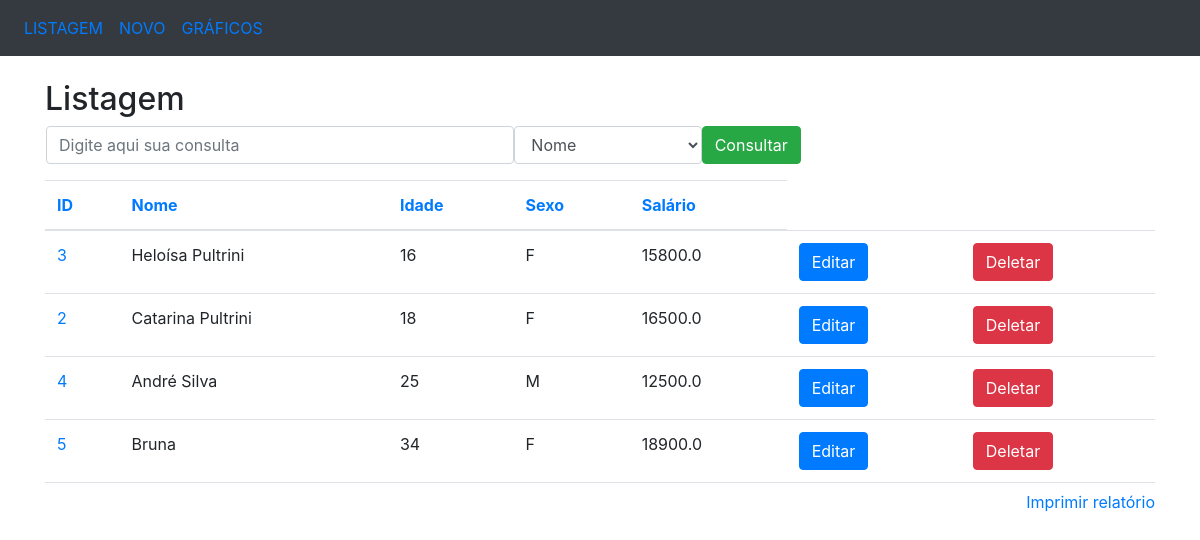
/ordenacao/idade/id, run on the app's committed database.
### app/models/tables.py (models this page shows, shortened)
class Pessoa(db.Model):
    __tablename__ = 'pessoas'
    id = db.Column(db.Integer, primary_key=True)
    nome = db.Column(db.String(50), nullable=False)
    idade = db.Column(db.Integer)
    sexo = db.Column(db.String(1))
    salario = db.Column(db.Float)

### app/controllers/default.py (the view)
@app.route('/ordenacao/<campo>/<ordem_anterior>')
def ordenacao(campo='id', ordem_anterior=''):
    if campo == 'id':
        if ordem_anterior == campo:
            pessoas = Pessoa.query.order_by(Pessoa.id.desc()).all()
        else:
            pessoas = Pessoa.query.order_by(Pessoa.id).all()
    elif campo == 'nome':
        if ordem_anterior == campo:
            pessoas = Pessoa.query.order_by(Pessoa.nome.desc()).all()
        else:
            pessoas = Pessoa.query.order_by(Pessoa.nome).all()
    elif campo == 'idade':
        if ordem_anterior == campo:
            pessoas = Pessoa.query.order_by(Pessoa.idade.desc()).all()
        else:
            pessoas = Pessoa.query.order_by(Pessoa.idade).all()
    elif campo == 'sexo':
        if ordem_anterior == campo:
            pessoas = Pessoa.query.order_by(Pessoa.sexo.desc()).all()
        else:
            pessoas = Pessoa.query.order_by(Pessoa.sexo).all()
    elif campo == 'salario':
        if ordem_anterior == campo:
            pessoas = Pessoa.query.order_by(Pessoa.salario.desc()).all()
        else:
            pessoas = Pessoa.query.order_by(Pessoa.salario).all()
    else:
        pessoas = Pessoa.query.order_by(Pessoa.id).all()
    return render_template('listagem.html', pessoas=pessoas, ordem=campo)

### app/templates/listagem.html (shortened to what this page needs)
<!DOCTYPE html>
<html>
    <head>
        <link rel="stylesheet" href="https://maxcdn.bootstrapcdn.com/bootstrap/4.3.1/css/bootstrap.min.css">
    </head>
    <body>
        <nav class="navbar navbar-expand-sm bg-dark">
            <ul class="navbar-nav">
                <li class="nav-item">
                    <a class="nav-link" href="/listagem">LISTAGEM</a>
                </li>
                <li class="nav-item">
                    <a class="nav-link" href="/insercao">NOVO</a>
                </li>
                <li class="nav-item">
                    <a class="nav-link" href="/graficos">GRÁFICOS</a>
                </li>
            </ul>
        </nav>
        <br />
        <div class="container">
            <h2>Listagem</h2>
            <form action="/consulta" method="POST" name="frm_consulta" class="ml-3">
                <div class="form-group">
                    <div class="row">
                        <input type="text" class="form-control col-md-5" name="consulta" placeholder="Digite aqui sua consulta"/>
                        <select class="form-control col-md-2" name="campo">
                            <option value="nome">Nome</option>
                        </select>
                        <button type="submit" class="btn btn-success">Consultar</button>
                    </div>
                </div>
            </form>
            <div style="overflow: scroll; height: 310px; width: 100%;" align="center">
                <table class="table">
                    <thead>
                        <tr>
                            <th>
                                <a href="/ordenacao/id/{{ordem}}">ID</a>
                            </th>
                            <th>
                                <a href="/ordenacao/nome/{{ordem}}">Nome</a>
                            </th>
                            <th>
                                <a href="/ordenacao/idade/{{ordem}}">Idade</a>
                            </th>
                            <th>
                                <a href="/ordenacao/sexo/{{ordem}}">Sexo</a>
                            </th>
                            <th>
                                <a href="/ordenacao/salario/{{ordem}}">Salário</a>
                            </th>
                        </tr>
                    </thead>
                    <tbody>
                        {% for pessoa in pessoas %}
                        <tr>
                            <td nowrap="true">
                                <a href="/selecao/{{pessoa.id}}">{{pessoa.id}}</a>
                            </td>
                            <td nowrap="true">
                                {{pessoa.nome}}
                            </td>
                            <td nowrap="true">
                                {{pessoa.idade}}
                            </td>
                            <td nowrap="true">
                                {{pessoa.sexo}}
                            </td>
                            <td nowrap="true">
                                {{pessoa.salario}}
                            </td>
                            <td>
                                <a href="/edicao/{{pessoa.id}}" class="btn btn-primary" role="button">Editar</a>
                            </td>
                            <td>
                                <a href="/delecao/{{pessoa.id}}" class="btn btn-danger" role="button">Deletar</a>
                            </td>
                        </tr>
                        {% endfor %}
                    </tbody>
                </table>
            </div>
            <a href="#" style="float: right;" onclick="relatorio()">Imprimir relatório</a>
        </div>
    </body>
</html>

### data on the page
Pessoa: id "3", nome "Heloísa Pultrini", idade "16", sexo "F", salario "15800.0"
Pessoa: id "2", nome "Catarina Pultrini", idade "18", sexo "F", salario "16500.0"
Pessoa: id "4", nome "André Silva", idade "25", sexo "M", salario "12500.0"
Pessoa: id "5", nome "Bruna", idade "34", sexo "F", salario "18900.0"
